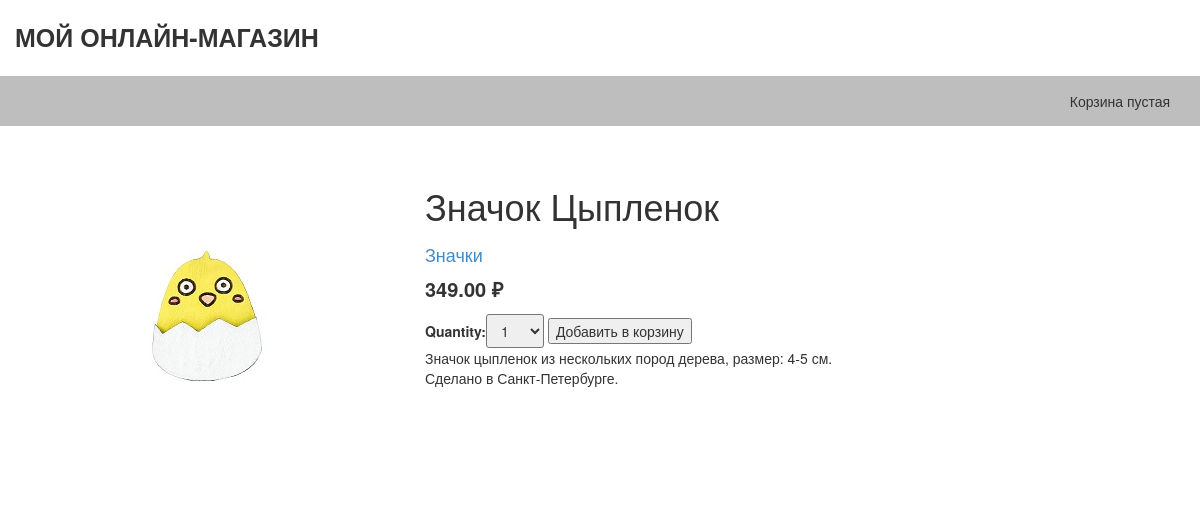
Page /1/znachok-cyplenok/ on the committed database.
### shop/models.py (models this page shows, shortened)
class Product(models.Model):
    category = models.ForeignKey(Category, related_name='products', verbose_name="Категория")
    name = models.CharField(max_length=200, db_index=True, verbose_name="Название")
    slug = models.SlugField(max_length=200, db_index=True)
    image = models.ImageField(upload_to='products/%Y/%m/%d/', blank=True, verbose_name="Изображение товара")
    description = models.TextField(blank=True, verbose_name="Описание")
    price = models.DecimalField(max_digits=10, decimal_places=2, verbose_name="Цена")
    stock = models.PositiveIntegerField(verbose_name="На складе")
    available = models.BooleanField(default=True, verbose_name="Доступен")
    created = models.DateTimeField(auto_now_add=True)
    updated = models.DateTimeField(auto_now=True)
    class Meta:
        ordering = ['name']
        verbose_name = 'Товар'
        verbose_name_plural = 'Товары'
        index_together = [
            ['id', 'slug']
        ]

class Category(models.Model):
    name = models.CharField(max_length=200, db_index=True)
    slug = models.SlugField(max_length=200, db_index=True, unique=True)
    class Meta:
        ordering = ['name']
        verbose_name = 'Категория'
        verbose_name_plural = 'Категории'
    def get_absolute_url(self):
        return reverse('shop:ProductListByCategory', args=[self.slug])
    def __str__(self):
        return self.name

### shop/views.py (the view)
# urls.py: url(r'^(?P<id>\d+)/(?P<slug>[-\w]+)/$', views.product_detail, name='ProductDetail'),
def product_detail(request, id, slug):
    product = get_object_or_404(Product, id=id, slug=slug, available=True)
    cart_product_form = CartAddProductForm()
    return render(request, 'shop/product/detail.html',
                  {'product': product,
                   'cart_product_form': cart_product_form})

### cart/forms.py
class CartAddProductForm(forms.Form):
    quantity = forms.TypedChoiceField(choices=PRODUCT_QUANTITY_CHOICES, coerce=int)
    update = forms.BooleanField(required=False, initial=False, widget=forms.HiddenInput)

### cart/cart.py (called while the page is built)
    def __len__(self):
        return sum(item['quantity'] for item in self.cart.values())

### cart/context_processors.py (called while the page is built)
def cart(request):
    return {'cart': Cart(request)}

### shop/templates/shop/product/detail.html (shortened to what this page needs)
{% extends "shop/base.html" %}
{% load static %}
{% block content %}
<div class="product-detail">
    <div class="col-sm-4">
        <img src="{% if product.image %}{{ product.image.url }}{% else %}{% static 'img/no-image.jpg'%}{% endif %}"
             class="img-responsive">
    </div>
    <div class="col-sm-8">
        <h1>{{ product.name }}</h1>
        <h2><a href="{{ product.category.get_absolute_url }}">{{ product.category }}</a></h2>
        <p class="price">
            {{ product.price }} &#x20bd;
        </p>
        <form action="{% url 'cart:CartAdd' product.id %}" method="post">
            {{ cart_product_form }}
            <input type="submit" value="Добавить в корзину">
        </form>
        <span>
        {{ product.description | linebreaks}}
      </span>
    </div>
</div>
{% endblock %}

### shop/static/css/style.css (style rules this page uses)
.product-detail { margin-top: 40px; }
.price { font-weight: 600; font-size: 20px; }
.product-detail h2 { font-size: 18px; }
#id_quantity { padding: 5px 10px; border-radius: 3px; }

### rows in the picture
Product: image (picture), name "Значок Цыпленок", category "Значки", price "349.00", description "Значок цыпленок из нескольких пород дерева, размер: 4-5 см. Сделано в Санкт-Петербурге."
